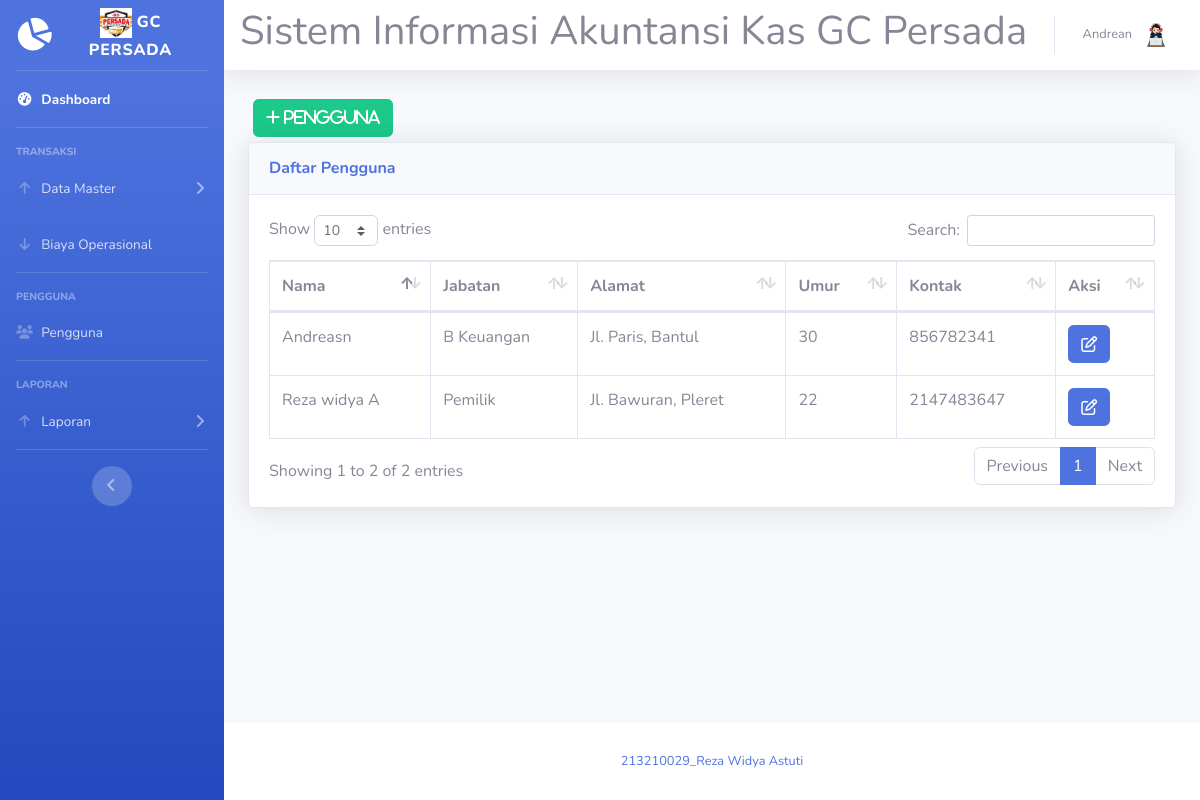
Screenshot of /karyawan.php (signed in) with the database file from the repository.
### tables this page shows
CREATE TABLE `pengguna` (
  `id_pengguna` varchar(4) NOT NULL,
  `nama` varchar(15) NOT NULL,
  `jabatan` varchar(10) NOT NULL,
  `alamat` varchar(20) NOT NULL,
  `umur` int(2) NOT NULL,
  `kontak` int(15) NOT NULL
);

### karyawan.php (the view, shortened to what this page needs)
<!DOCTYPE html>
<html lang="en">
<head>
  <link href="vendor/fontawesome-free/css/all.min.css" rel="stylesheet" type="text/css">
  <link href="css/sb-admin-2.min.css" rel="stylesheet">
  <link href="vendor/datatables/dataTables.bootstrap4.min.css" rel="stylesheet">
</head>
<body id="page-top">
<?php require 'koneksi.php'; ?>
<?php require 'sidebar.php'; ?>
      <div id="content">
<?php require 'navbar.php'; ?>
        <div class="container-fluid">
<button type="button" class="btn btn-success" style="margin:5px" data-toggle="modal" data-target="#myModalTambah"><i class="fa fa-plus"> Pengguna</i></button><br>
          <div class="card shadow mb-4">
            <div class="card-header py-3">
              <h6 class="m-0 font-weight-bold text-primary">Daftar Pengguna</h6>
            </div>
            <div class="card-body">
              <div class="table-responsive">
                <table class="table table-bordered" id="dataTable" width="100%" cellspacing="0">
                  <thead>
                    <tr>
                      <th>Nama</th>
                      <th>Jabatan</th>
                      <th>Alamat</th>
                      <th>Umur</th>
                      <th>Kontak</th>
                      <th>Aksi</th>
                      </tr>
                  </thead>
                <tbody>
				  <?php
$query = mysqli_query($koneksi,"SELECT * FROM pengguna");
while ($data = mysqli_fetch_assoc($query))
{
?>
                    <tr>
                      <td><?=$data['nama']?></td>
                      <td><?=$data['jabatan']?></td>
                      <td><?=$data['alamat']?></td>
                      <td><?=$data['umur']?></td>
                      <td><?=$data['kontak']?></td>
					  <td>
  <a href="#" type="button" class=" fa fa-edit btn btn-primary btn-md" data-toggle="modal" data-target="#myModal<?php echo $data['id_pengguna']; ?>"></a>
</td>
</tr>
  </div>
<?php
}
?>
              </div>
            </div>
          </div>
        </div>
      </div>
<?php require 'footer.php'?>
</body>
</html>

### rows the page displays
pengguna: nama "Reza widya A", jabatan "Pemilik", alamat "Jl. Bawuran, Pleret", umur "22", kontak "2147483647"
pengguna: nama "Andreasn", jabatan "B Keuangan", alamat "Jl. Paris, Bantul", umur "30", kontak "856782341"

### other values shown
$_SESSION['nama'] "Andrean"
